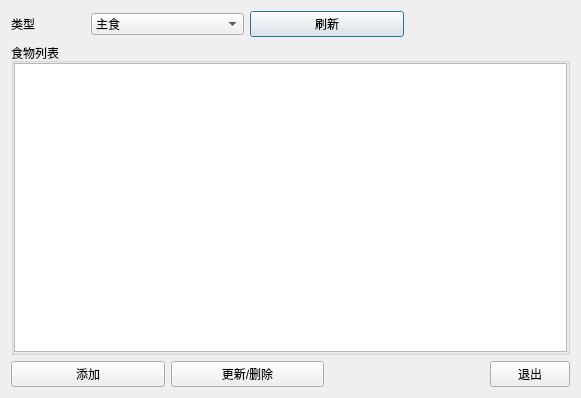
<?xml version="1.0" encoding="UTF-8"?>
<ui version="4.0">
 <class>dlgfoodmanager</class>
 <widget class="QDialog" name="dlgfoodmanager">
  <property name="geometry">
   <rect>
    <x>0</x>
    <y>0</y>
    <width>581</width>
    <height>398</height>
   </rect>
  </property>
  <property name="windowTitle">
   <string>Dialog</string>
  </property>
  <layout class="QHBoxLayout" name="horizontalLayout">
   <item>
    <layout class="QGridLayout" name="gridLayout">
     <item row="0" column="0">
      <widget class="QLabel" name="label">
       <property name="text">
        <string>类型</string>
       </property>
      </widget>
     </item>
     <item row="0" column="1" colspan="2">
      <widget class="QComboBox" name="cbType">
       <property name="layoutDirection">
        <enum>Qt::LeftToRight</enum>
       </property>
       <property name="editable">
        <bool>false</bool>
       </property>
       <property name="currentIndex">
        <number>0</number>
       </property>
       <item>
        <property name="text">
         <string>主食</string>
        </property>
       </item>
       <item>
        <property name="text">
         <string>饮品</string>
        </property>
       </item>
       <item>
        <property name="text">
         <string>炒菜</string>
        </property>
       </item>
       <item>
        <property name="text">
         <string>靓汤</string>
        </property>
       </item>
      </widget>
     </item>
     <item row="0" column="3" colspan="2">
      <widget class="QPushButton" name="pbFresh">
       <property name="text">
        <string>刷新</string>
       </property>
      </widget>
     </item>
     <item row="0" column="5" colspan="2">
      <spacer name="horizontalSpacer">
       <property name="orientation">
        <enum>Qt::Horizontal</enum>
       </property>
       <property name="sizeHint" stdset="0">
        <size>
         <width>138</width>
         <height>20</height>
        </size>
       </property>
      </spacer>
     </item>
     <item row="1" column="0" colspan="7">
      <widget class="QGroupBox" name="groupBox">
       <property name="title">
        <string>食物列表</string>
       </property>
       <layout class="QHBoxLayout" name="horizontalLayout_2">
        <property name="leftMargin">
         <number>0</number>
        </property>
        <property name="topMargin">
         <number>0</number>
        </property>
        <property name="rightMargin">
         <number>0</number>
        </property>
        <property name="bottomMargin">
         <number>0</number>
        </property>
        <item>
         <widget class="QTableView" name="tvFoodList"/>
        </item>
       </layout>
      </widget>
     </item>
     <item row="2" column="0" colspan="2">
      <widget class="QPushButton" name="pbAdd">
       <property name="text">
        <string>添加</string>
       </property>
      </widget>
     </item>
     <item row="2" column="2" colspan="2">
      <widget class="QPushButton" name="pbUpdate_Delete">
       <property name="text">
        <string>更新/删除</string>
       </property>
      </widget>
     </item>
     <item row="2" column="4" colspan="2">
      <spacer name="horizontalSpacer_2">
       <property name="orientation">
        <enum>Qt::Horizontal</enum>
       </property>
       <property name="sizeHint" stdset="0">
        <size>
         <width>98</width>
         <height>20</height>
        </size>
       </property>
      </spacer>
     </item>
     <item row="2" column="6">
      <widget class="QPushButton" name="pbExit">
       <property name="text">
        <string>退出</string>
       </property>
      </widget>
     </item>
    </layout>
   </item>
  </layout>
 </widget>
 <resources/>
 <connections/>
</ui>
